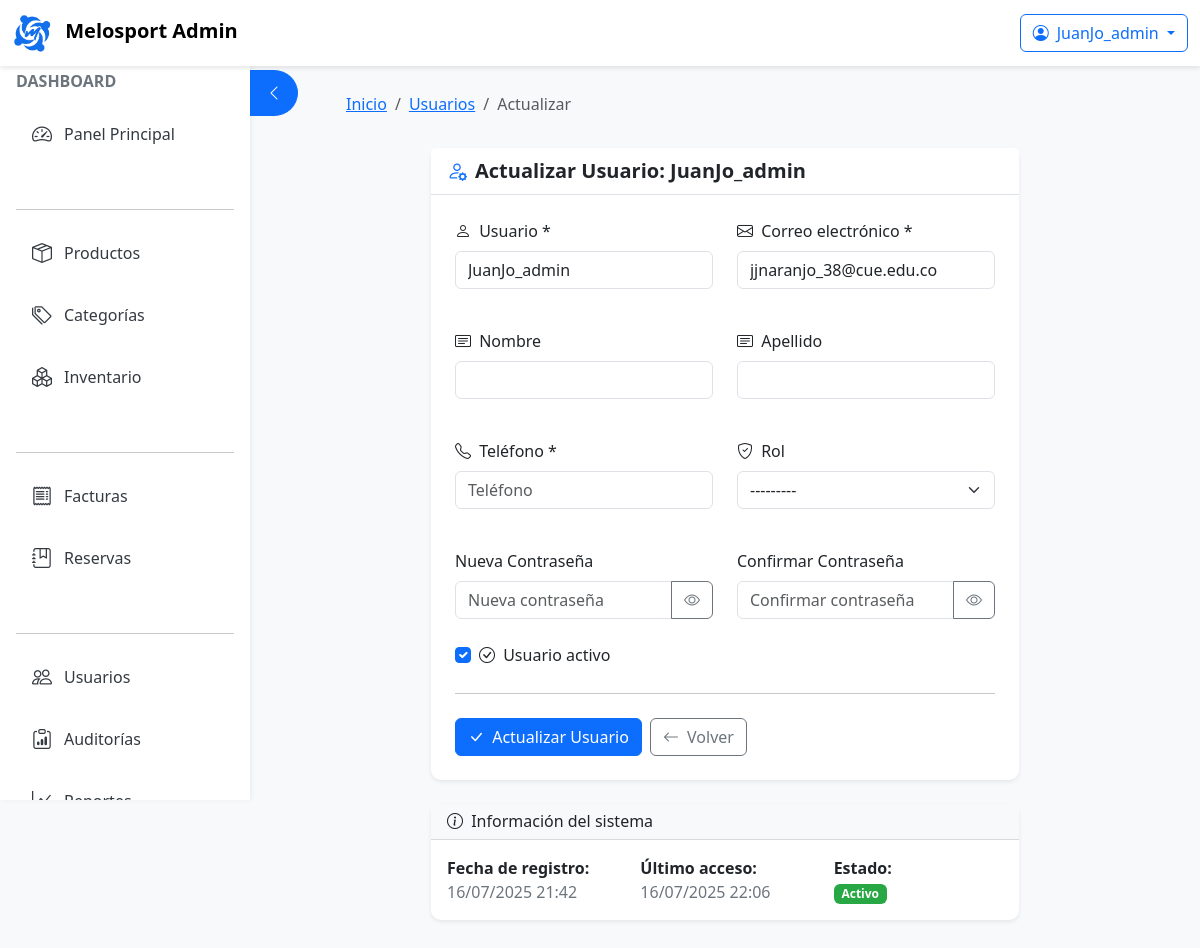
/backoffice/users/1/editar/ (signed in), run on the app's committed database.
### apps/users/models.py (models this page shows, shortened)
class User(AbstractUser):
    roles = models.ManyToManyField("Role", blank=True)
    phone = models.CharField(max_length=20, blank=True)
    is_active = models.BooleanField(default=True)
    last_access = models.DateTimeField(null=True, blank=True)
    current_login = models.DateTimeField(null=True, blank=True)
    groups = models.ManyToManyField(
        'auth.Group',
        verbose_name='groups',
        blank=True,
        help_text='The groups this user belongs to.',
        related_name="melo_user_groups",
        related_query_name="user",
    )
    user_permissions = models.ManyToManyField(
        'auth.Permission',
        verbose_name='user permissions',
        blank=True,
        help_text='Specific permissions for this user.',
        related_name="melo_user_permissions",
        related_query_name="user",
    )
    class Meta:
        verbose_name = "Usuario"
        verbose_name_plural = "Usuarios"

### apps/users/views.py (the view, shortened to what this page needs)
# urls.py: path("<int:pk>/editar/", UserUpdateView.as_view(), name="edit"),
class UserUpdateView(LoginRequiredMixin, PermissionRequiredMixin, UpdateView):
    model = User
    form_class = CustomUserChangeForm
    template_name = "backoffice/users/update.html"
    success_url = reverse_lazy("backoffice:users:list")
    permission_required = "auth.change_user"

### apps/backoffice/templatetags/breadcrumbs.py (called while the page is built, shortened)
def _try_reverse(name, positional, named):
    try:
        if named:
            return reverse(name, args=positional, kwargs=named)
        return reverse(name, args=positional)
    except NoReverseMatch:
        try:
            return reverse(name)
        except NoReverseMatch:
            return None

def _resolve_url_from_spec(spec, context):
    if not spec:
        return None
    spec = spec.strip()
    segs = [p.strip() for p in spec.split(":") if p.strip()]
    for k in range(len(segs), 0, -1):
        name = ":".join(segs[:k])
        arg_segs = segs[k:]
        positional = []
        named = {}
        for piece in arg_segs:
            if "=" in piece:
                kk, vv = piece.split("=", 1)
                named[kk.strip()] = _eval_expr(vv, context)
            else:
                positional.append(_eval_expr(piece, context))
        url = _try_reverse(name, positional, named)
        if url:
            return url
    try:
        return reverse(spec)
    except NoReverseMatch:
        return None

@register.inclusion_tag("partials/breadcrumb.html", takes_context=True)
def breadcrumb(context, *args):
    items = []
    for raw in args:
        raw = str(raw)
        label, sep, rest = raw.partition("|")
        label = label.strip()
        url = None
        if rest:
            spec = rest.strip()
            url = _resolve_url_from_spec(spec, context)
            if not url and not spec.startswith("backoffice:"):
                url = _resolve_url_from_spec(f"backoffice:{spec}", context)
        items.append({"label": label, "url": url})
    return {"items": items}

### apps/users/models.py (called while the page is built, shortened)
    @classmethod
    def _to_jsonable(cls, value):
        if value is None or isinstance(value, (str, int, float, bool)):
            return value
        if isinstance(value, dict):
            return {str(k): cls._to_jsonable(v) for k, v in value.items()}

    @classmethod
    def _mask_sensitive(cls, payload):
        if isinstance(payload, dict):
            out = {}
            for k, v in payload.items():
                lk = str(k).lower()
                if any(s in lk for s in cls.SENSITIVE_KEYS):
                    out[k] = "***"
                else:
                    out[k] = cls._mask_sensitive(v)
            return out
        if isinstance(payload, list):
            return [cls._mask_sensitive(v) for v in payload]
        return payload

### apps/backoffice/templates/backoffice/users/update.html (shortened to what this page needs)
{% extends "backoffice/base_backoffice.html" %}
{% load breadcrumbs %}
{% block breadcrumb %}
  {% breadcrumb  "Usuarios|backoffice:users:list" "Actualizar" %}
{% endblock %}
{% block content %}
<div class="container-fluid py-4">
  <div class="row justify-content-center">
    <div class="col-lg-8">
      <div class="card shadow-sm">
        <div class="card-header bg-white border-bottom">
          <div class="d-flex align-items-center">
            <i class="bi bi-person-gear text-primary me-2" style="font-size: 1.25rem;"></i>
            <h5 class="mb-0 fw-semibold">Actualizar Usuario: {{ object.username }}</h5>
          </div>
        </div>
        <div class="card-body p-4">
          <form method="post" novalidate>
            <div class="row mb-4">
              <div class="col-md-6 mb-3">
                <label for="{{ form.username.id_for_label }}" class="form-label fw-medium">
                  <i class="bi bi-person me-1"></i> Usuario *
                </label>
                {{ form.username }}
              </div>
              <div class="col-md-6 mb-3">
                <label for="{{ form.email.id_for_label }}" class="form-label fw-medium">
                  <i class="bi bi-envelope me-1"></i> Correo electrónico *
                </label>
                {{ form.email }}
              </div>
            </div>
            <div class="row mb-4">
              <div class="col-md-6 mb-3">
                <label for="{{ form.first_name.id_for_label }}" class="form-label fw-medium">
                  <i class="bi bi-card-text me-1"></i> Nombre
                </label>
                {{ form.first_name }}
              </div>
              <div class="col-md-6 mb-3">
                <label for="{{ form.last_name.id_for_label }}" class="form-label fw-medium">
                  <i class="bi bi-card-text me-1"></i> Apellido
                </label>
                {{ form.last_name }}
              </div>
            </div>
            <div class="row mb-4">
              <div class="col-md-6 mb-3">
                <label for="{{ form.phone.id_for_label }}" class="form-label fw-medium">
                  <i class="bi bi-telephone me-1"></i> Teléfono *
                </label>
                {{ form.phone }}
              </div>
              <div class="col-md-6 mb-3">
                <label for="{{ form.role.id_for_label }}" class="form-label fw-medium">
                  <i class="bi bi-shield-check me-1"></i> Rol
                </label>
                {{ form.role }}
              </div>
            </div>
            <div class="row mb-4">
              <div class="col-md-6">
                <label for="{{ form.password1.id_for_label }}" class="form-label">Nueva Contraseña</label>
                <div class="input-group">
                  {{ form.password1 }}
                  <button type="button" class="btn btn-outline-secondary"
                          onclick="togglePassword('{{ form.password1.id_for_label }}', this)">
                    <i class="bi bi-eye"></i>
                  </button>
                </div>
              </div>
              <div class="col-md-6">
                <label for="{{ form.password2.id_for_label }}" class="form-label">Confirmar Contraseña</label>
                <div class="input-group">
                  {{ form.password2 }}
                  <button type="button" class="btn btn-outline-secondary"
                          onclick="togglePassword('{{ form.password2.id_for_label }}', this)">
                    <i class="bi bi-eye"></i>
                  </button>
                </div>
              </div>
            </div>
            <div class="row mb-4">
              <div class="col-12">
                <div class="form-check">
                  {{ form.is_active }}
                  <label class="form-check-label fw-medium" for="{{ form.is_active.id_for_label }}">
                    <i class="bi bi-check-circle me-1"></i> Usuario activo
                  </label>
                </div>
              </div>
            </div>
            <hr class="my-4">
            <div class="d-flex gap-2 flex-wrap">
              <button type="submit" class="btn btn-primary">
                <i class="bi bi-check-lg me-1"></i> Actualizar Usuario
              </button>
              <a href="{% url 'backoffice:users:list' %}" class="btn btn-outline-secondary">
                <i class="bi bi-arrow-left me-1"></i> Volver
              </a>
            </div>
          </form>
        </div>
      </div>
      <div class="card shadow-sm mt-4">
        <div class="card-header bg-light">
          <h6 class="mb-0"><i class="bi bi-info-circle me-1"></i> Información del sistema</h6>
        </div>
        <div class="card-body">
          <div class="row text-sm">
            <div class="col-md-4">
              <strong>Fecha de registro:</strong><br>
              <span class="text-muted">{{ object.date_joined|date:"d/m/Y H:i" }}</span>
            </div>
            <div class="col-md-4">
              <strong>Último acceso:</strong><br>
              <span class="text-muted">{{ object.last_login|date:"d/m/Y H:i"|default:"Nunca" }}</span>
            </div>
            <div class="col-md-4">
              <strong>Estado:</strong><br>
              {% if object.is_active %}
                <span class="badge badge-success">Activo</span>
              {% else %}
                <span class="badge badge-danger">Inactivo</span>
              {% endif %}
            </div>
          </div>
        </div>
      </div>
    </div>
  </div>
</div>
{% endblock %}

### apps/backoffice/templates/backoffice/base_backoffice.html (shortened to what this page needs)
<!DOCTYPE html>
<html lang="es">
<head>
    <link href="https://cdn.jsdelivr.net/npm/bootstrap@5.3.0-alpha1/dist/css/bootstrap.min.css" rel="stylesheet">
    <link rel="stylesheet" href="https://cdn.jsdelivr.net/npm/bootstrap-icons@1.11.1/font/bootstrap-icons.css">
    {% load static %}
    <link rel="stylesheet" href="{% static 'css/styles_inventario.css' %}">
</head>
<body>
<nav class="navbar navbar-expand-lg navbar-light fixed-top" role="navigation" aria-label="Navegación principal">
    <div class="container-fluid">
        <a class="navbar-brand fw-bold" href="{% url 'backoffice:dashboard' %}" aria-label="Ir al inicio">
            <img src="{% static 'img/Logo sin fondo azul.png' %}" alt="Melosport Logo" height="40" class="me-2">
            Melosport Admin
        </a>
        <div class="d-flex align-items-center">
            {% if user.is_authenticated %}
            <div class="dropdown">
                <button class="btn btn-outline-primary dropdown-toggle" type="button" id="userDropdown"
                        data-bs-toggle="dropdown" aria-expanded="false">
                    <i class="bi bi-person-circle me-2"></i>{{ user.username }}
                </button>
            </div>
            {% endif %}
        </div>
    </div>
</nav>
    <button class="btn btn-primary sidebar-toggle" type="button" aria-label="Alternar menú lateral" id="sidebarToggle">
        <i class="bi bi-chevron-left" id="toggleIcon"></i>
    </button>
    <nav class="sidebar" role="navigation" aria-label="Menú lateral de administración">
      <div class="d-flex flex-column h-100">
        <div class="mb-4">
          <h6 class="text-muted text-uppercase fw-bold mb-3">Dashboard</h6>
          <a href="{% url 'backoffice:dashboard' %}"
             class="sidebar-link {% if request.resolver_match.url_name == 'dashboard' %}active{% endif %}">
            <i class="bi bi-speedometer2"></i> Panel Principal
          </a>
        </div>
        <div class="mb-4">
          <hr>
          {% if perms.products.view_product %}
          <a href="{% url 'backoffice:products:product_list' %}"
             class="sidebar-link {% if request.resolver_match.url_name == 'product_list' %}active{% endif %}">
            <i class="bi bi-box-seam"></i> Productos
          </a>
          {% endif %}
          {% if perms.categories.view_category %}
          <a href="{% url 'backoffice:categories:home' %}"
             class="sidebar-link {% if request.resolver_match.url_name == 'home' %}active{% endif %}">
            <i class="bi bi-tags"></i> Categorías
          </a>
          {% endif %}
          {% if perms.products.view_inventorymovement %}
          <a href="{% url 'backoffice:products:inventory:index' %}"
             class="sidebar-link {% if request.resolver_match.url_name == 'index' %}active{% endif %}">
            <i class="bi bi-boxes"></i> Inventario
          </a>
          {% endif %}
        </div>
        <div class="mb-4">
          <hr>
          {% if perms.billing.view_invoice %}
          <a href="{% url 'backoffice:billing:invoice_list' %}"
             class="sidebar-link {% if request.resolver_match.url_name == 'invoice_list' %}active{% endif %}">
            <i class="bi bi-receipt"></i> Facturas
          </a>
          {% endif %}
          {% if perms.billing.view_reservation %}
          <a href="{% url 'backoffice:billing:reservation_list' %}"
             class="sidebar-link {% if request.resolver_match.url_name == 'reservation_list' %}active{% endif %}">
            <i class="bi bi-journal-bookmark"></i> Reservas
          </a>
          {% endif %}
        </div>
        <div class="mb-4">
          <hr>
          {% if perms.auth.view_user %}
          <a href="{% url 'backoffice:users:list' %}"
            class="sidebar-link {% if request.resolver_match.url_name == 'list' %}active{% endif %}">
            <i class="bi bi-people"></i> Usuarios
          </a>
          {% endif %}
          {% if perms.users.view_auditlog %}
          <a href="{% url 'backoffice:users:auditlog_list' %}"
             class="sidebar-link {% if request.resolver_match.url_name == 'auditlog_list' %}active{% endif %}">
            <i class="bi bi-clipboard-data"></i> Auditorías
          </a>
          {% endif %}
          {% if perms.reports.view_report %}
          <a href="{% url 'backoffice:reports:definition_list' %}"
             class="sidebar-link {% if request.resolver_match.url_name == 'definition_list' %}active{% endif %}">
            <i class="bi bi-graph-up"></i> Reportes
          </a>
          {% endif %}
        </div>
      </div>
    </nav>
<main class="main-content px-3" role="main">
  {% block breadcrumb %}
    {% load breadcrumbs %}
  {% endblock %}
  {% block content %}{% endblock %}
</main>
</body>
</html>

### apps/backoffice/static/css/styles_inventario.css (style rules this page uses)
:root { --primary-color: #0d6efd; --primary-dark: #0a58ca; --accent-color: #fd7e14; --light-bg: #f8f9fa; --text-dark: #343a40; --border-radius: 10px; --transition-speed: 0.2s; }
body { background-color: var(--light-bg); padding-top: 56px; min-height: 100vh; display: flex; flex-direction: column; overflow-x: hidden; }
.sidebar { background-color: white; height: calc(100vh - 56px); position: fixed; width: 250px; padding: 1rem; box-shadow: 2px 0 5px rgba(0,0,0,0.05); z-index: 100; overflow-y: auto; transition: transform var(--transition-speed) ease; }
.main-content { margin-left: 250px; padding: 1.5rem; flex: 1; transition: margin var(--transition-speed) ease; }
.sidebar-toggle { position: fixed; left: 250px; top: 70px; z-index: 101; border-radius: 0 50% 50% 0; padding: 10px 15px; transition: left var(--transition-speed) ease; }
.navbar { background-color: white; box-shadow: 0 2px 5px rgba(0,0,0,0.1); }
.card { border-radius: var(--border-radius); box-shadow: 0 4px 8px rgba(0,0,0,0.05); border: none; margin-bottom: 1.5rem; }
.card-header { background-color: white; border-bottom: 1px solid rgba(0,0,0,0.125); font-weight: 600; }
.btn-primary { background-color: var(--primary-color); border-color: var(--primary-color); }
.sidebar-link { display: flex; align-items: center; padding: 0.75rem 1rem; color: var(--text-dark); text-decoration: none; border-radius: var(--border-radius); margin-bottom: 0.5rem; transition: all var(--transition-speed); }
.sidebar-link i { margin-right: 0.75rem; font-size: 1.25rem; }
.badge-success { background-color: #28a745; color: white; }
.card, .btn, .alert, .table, .modal { animation-duration: 0.3s !important; transition-duration: 0.2s !important; }
.card, .sidebar, .main-content { will-change: transform; backface-visibility: hidden; }
.text-muted { color: #6c757d !important; }

### data on the page
User: username "JuanJo_admin", email "jjnaranjo_38@cue.edu.co", is_active "☑", date_joined "16/07/2025 21:42", last_login "16/07/2025 22:06"

### other printed values
{{ it.label }} "Usuarios"
{{ it.label }} "Actualizar"
